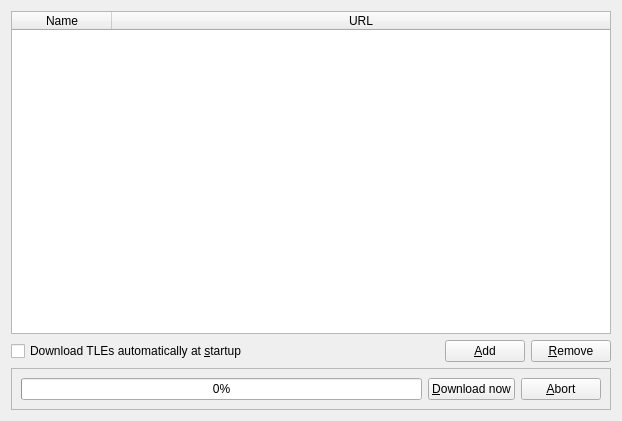
<?xml version="1.0" encoding="UTF-8"?>
<ui version="4.0">
 <class>TLESourceTab</class>
 <widget class="QWidget" name="TLESourceTab">
  <property name="geometry">
   <rect>
    <x>0</x>
    <y>0</y>
    <width>622</width>
    <height>421</height>
   </rect>
  </property>
  <property name="windowTitle">
   <string>Form</string>
  </property>
  <layout class="QGridLayout" name="gridLayout">
   <item row="3" column="0" colspan="4">
    <widget class="QFrame" name="downloadProgress">
     <property name="frameShape">
      <enum>QFrame::StyledPanel</enum>
     </property>
     <property name="frameShadow">
      <enum>QFrame::Raised</enum>
     </property>
     <layout class="QGridLayout" name="gridLayout_2">
      <item row="0" column="2">
       <widget class="QPushButton" name="downloadButton">
        <property name="text">
         <string>&amp;Download now</string>
        </property>
       </widget>
      </item>
      <item row="0" column="5">
       <widget class="QPushButton" name="abortDownloadButton">
        <property name="text">
         <string>&amp;Abort</string>
        </property>
       </widget>
      </item>
      <item row="0" column="1">
       <widget class="QProgressBar" name="progressBar">
        <property name="value">
         <number>0</number>
        </property>
       </widget>
      </item>
     </layout>
    </widget>
   </item>
   <item row="1" column="3">
    <widget class="QPushButton" name="removeTLESourceButton">
     <property name="text">
      <string>&amp;Remove</string>
     </property>
    </widget>
   </item>
   <item row="1" column="2">
    <widget class="QPushButton" name="addTLESourceButton">
     <property name="text">
      <string>&amp;Add</string>
     </property>
    </widget>
   </item>
   <item row="0" column="0" colspan="4">
    <widget class="QTableWidget" name="tleSourceTable">
     <property name="editTriggers">
      <set>QAbstractItemView::NoEditTriggers</set>
     </property>
     <property name="selectionMode">
      <enum>QAbstractItemView::SingleSelection</enum>
     </property>
     <property name="selectionBehavior">
      <enum>QAbstractItemView::SelectRows</enum>
     </property>
     <attribute name="horizontalHeaderCascadingSectionResizes">
      <bool>true</bool>
     </attribute>
     <attribute name="horizontalHeaderStretchLastSection">
      <bool>true</bool>
     </attribute>
     <attribute name="verticalHeaderVisible">
      <bool>false</bool>
     </attribute>
     <attribute name="verticalHeaderDefaultSectionSize">
      <number>20</number>
     </attribute>
     <attribute name="verticalHeaderHighlightSections">
      <bool>false</bool>
     </attribute>
     <column>
      <property name="text">
       <string>Name</string>
      </property>
     </column>
     <column>
      <property name="text">
       <string>URL</string>
      </property>
     </column>
    </widget>
   </item>
   <item row="1" column="0">
    <widget class="QCheckBox" name="autoDownloadCheck">
     <property name="text">
      <string>Download TLEs automatically at &amp;startup</string>
     </property>
    </widget>
   </item>
   <item row="1" column="1">
    <spacer name="horizontalSpacer">
     <property name="orientation">
      <enum>Qt::Horizontal</enum>
     </property>
     <property name="sizeHint" stdset="0">
      <size>
       <width>40</width>
       <height>20</height>
      </size>
     </property>
    </spacer>
   </item>
  </layout>
 </widget>
 <resources/>
 <connections/>
</ui>
